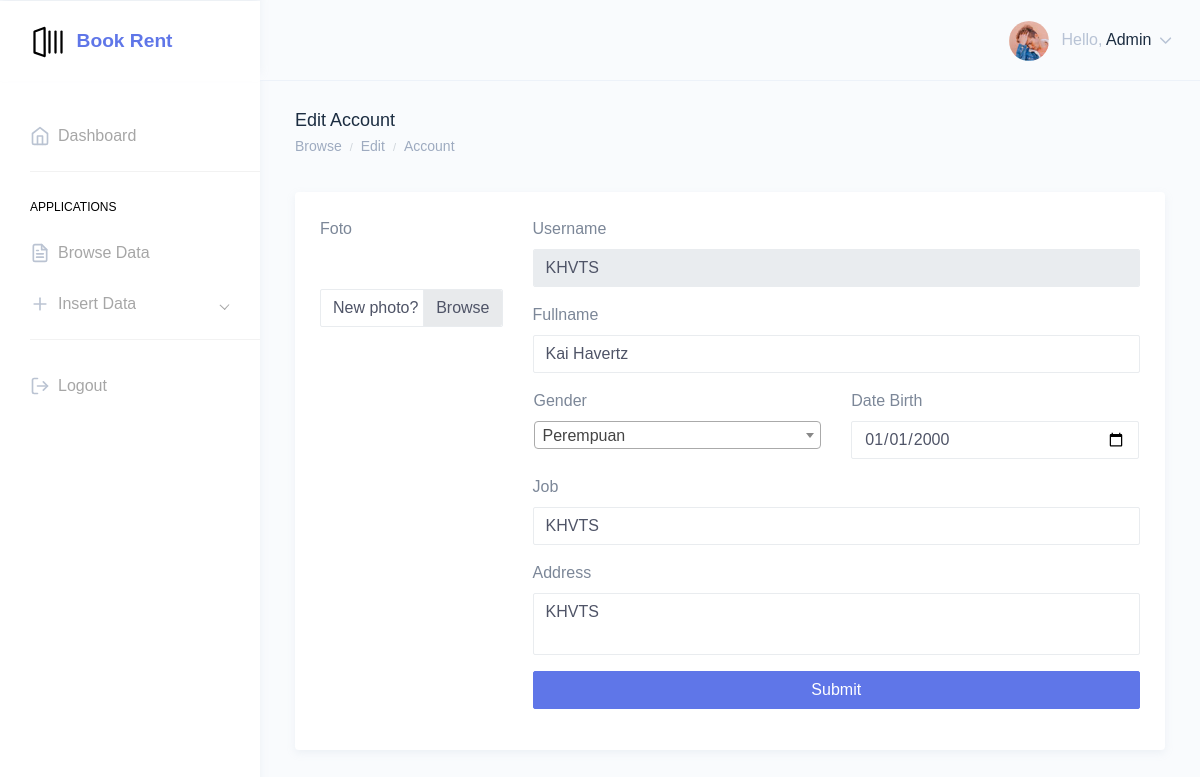
/pages/edit_account_data.php?id=KHVTS (signed in), run on the app's committed database.
### tables this page shows
CREATE TABLE `user` (
  `id` int(11) NOT NULL,
  `username` varchar(100) NOT NULL,
  `password` varchar(100) NOT NULL,
  `akses_id` int(11) NOT NULL,
  `data_peminjam_id` int(11) NOT NULL
);

CREATE TABLE `data_peminjam` (
  `id` int(11) NOT NULL,
  `kode_peminjam` varchar(20) NOT NULL,
  `nama_peminjam` varchar(100) NOT NULL,
  `jenis_kelamin` enum('P','L') NOT NULL,
  `tanggal_lahir` date NOT NULL,
  `alamat` varchar(100) NOT NULL,
  `pekerjaan` varchar(100) NOT NULL,
  `user_id` int(11) NOT NULL,
  `foto` varchar(100) NOT NULL
);

### pages/config.php (called while the page is built, shortened)
<?php
class database
{
  var $host     = "localhost";
  var $username = "root";
  var $password = "";
  var $database = "sewa_buku";
  var $koneksi  = "";
  function __construct()
  {
    $this->koneksi = mysqli_connect($this->host, $this->username, $this->password, $this->database);
  }
  function kode_peminjam($kode_peminjam)
  {
    $data_peminjam = mysqli_query($this->koneksi, "SELECT a.*, b.* FROM data_peminjam a INNER JOIN jenis_kelamin b ON b.kode_jk = a.jenis_kelamin WHERE a.kode_peminjam='$kode_peminjam'");
    while ($row_peminjam = mysqli_fetch_assoc($data_peminjam)) {
      $hasil_peminjam[] = $row_peminjam;
    }
    return $hasil_peminjam;
  }
  function login($username)
  {
    $data = mysqli_query($this->koneksi, "SELECT * FROM user WHERE username = '$username'");
    if (mysqli_num_rows($data) == 0) {
      echo "<b>Data user tidak ada</b>";
      $hasil = [];
      header("Location: login.php");
    } else {
      while ($row = mysqli_fetch_array($data)) {
        $hasil[] = $row;
      }
    }
    return $hasil;
  }
}

### pages/edit_account_data.php (the view, shortened to what this page needs)
<?php
$username = $_SESSION['username'];
include 'config.php';
$db = new database();
foreach ($db->login($username) as $x) {
  $akses_id = $x['akses_id'];
  if ($akses_id == '1') {
?>
    <!DOCTYPE html>
    <html dir="ltr" lang="en">
    <head>
      <link href="../dist/css/style.min.css" rel="stylesheet">
      <link rel="stylesheet" href="../assets/extra-libs/select2/css/select2.min.css">
      <link rel="stylesheet" href="../assets/extra-libs/select2-bootstrap4.min.css">
    </head>
    <body>
      <?php
      if (isset($_GET['id'])) {
        $kode_peminjam = $_GET['id'];
        $data_peminjam = $db->kode_peminjam($kode_peminjam);
      } else {
        header('Location: browse_data.php');
      }
      ?>
      <div id="main-wrapper" data-theme="light" data-layout="vertical" data-navbarbg="skin6" data-sidebartype="full" data-sidebar-position="fixed" data-header-position="fixed" data-boxed-layout="full">
        <header class="topbar" data-navbarbg="skin6">
          <nav class="navbar top-navbar navbar-expand-md">
            <div class="navbar-header" data-logobg="skin6">
              <div class="navbar-brand">
                <a href="../admin_menu.php">
                  <b class="logo-icon">
                  </b>
                  <span class="logo-text">
                    <span class="font-weight-bold" style="background: linear-gradient(to right, rgb(95, 118, 232) 0%, rgb(95, 118, 232) 100%);-webkit-background-clip: text;-webkit-text-fill-color: transparent;font-size: 1.2rem;">Book Rent</span>
                  </span>
                </a>
              </div>
            </div>
            <div class="navbar-collapse collapse" id="navbarSupportedContent">
              <ul class="navbar-nav float-right">
                <li class="nav-item dropdown">
                  <a class="nav-link dropdown-toggle" href="javascript:void(0)" data-toggle="dropdown" aria-haspopup="true" aria-expanded="false">
                    <img src="../assets/images/users/profile-pic.jpg" alt="user" class="rounded-circle" width="40">
                    <span class="ml-2 d-none d-lg-inline-block"><span>Hello,</span> <span class="text-dark">Admin</span> <i data-feather="chevron-down" class="svg-icon"></i></span>
                  </a>
                </li>
              </ul>
            </div>
          </nav>
        </header>
        <aside class="left-sidebar" data-sidebarbg="skin6">
          <div class="scroll-sidebar" data-sidebarbg="skin6">
            <nav class="sidebar-nav">
              <ul id="sidebarnav">
                <li class="sidebar-item"> <a class="sidebar-link sidebar-link" href="../admin_menu.php" aria-expanded="false"><i data-feather="home" class="feather-icon"></i><span class="hide-menu">Dashboard</span></a></li>
                <li class="list-divider"></li>
                <li class="nav-small-cap"><span class="hide-menu">Applications</span></li>
                <li class="sidebar-item"><a class="sidebar-link sidebar-link" href="browse_data.php" aria-expanded="false"><i data-feather="file-text" class="feather-icon"></i><span class="hide-menu">Browse Data</span></a></li>
                <li class="sidebar-item"><a class="sidebar-link has-arrow" href="javascript:void(0)" aria-expanded="false"><i data-feather="plus" class="feather-icon"></i><span class="hide-menu">Insert Data</span></a>
                </li>
                <li class="list-divider"></li>
                <li class="sidebar-item"><a class="sidebar-link sidebar-link" href="logout.php" aria-expanded="false"><i data-feather="log-out" class="feather-icon"></i><span class="hide-menu">Logout</span></a></li>
              </ul>
            </nav>
          </div>
        </aside>
        <div class="page-wrapper">
          <div class="page-breadcrumb">
            <div class="row">
              <div class="col-7 align-self-center">
                <h4 class="page-title text-truncate text-dark font-weight-medium mb-1">Edit Account</h4>
                <div class="d-flex align-items-center">
                  <nav aria-label="breadcrumb">
                    <ol class="breadcrumb m-0 p-0">
                      <li class="breadcrumb-item"><a href="browse_data.php" class="text-muted">Browse</a></li>
                      <li class="breadcrumb-item text-muted active" aria-current="page">Edit</li>
                      <li class="breadcrumb-item text-muted active" aria-current="page">Account</li>
                    </ol>
                  </nav>
                </div>
              </div>
            </div>
          </div>
          <div class="container-fluid">
            <div class="col-sm-12 col-md-12 col-lg-12 px-0">
              <div class="card">
                <div class="card-body">
                  <form class="row g-3" action="simpan_data_peminjam.php" method="post" enctype="multipart/form-data">
                    <div class="col-md-3 mb-4 px-0">
                      <div class="col-md-12">
                        <div class="form-group">
                          <label for="kode_penerbit">Foto</label>
                          <div class="custom-file">
                            <?php
                            if (empty($data_peminjam[0]['foto'])) {
                            ?>
                              <input type="file" class="custom-file-input" id="foto_peminjam" name="foto_peminjam">
                              <label class="custom-file-label" for="foto_peminjam">No photo yet.</label>
                            <?php
                            } else {
                            ?>
                              <div class="col-md-12 px-0">
                              </div>
                              <div class="col-md-12 mt-3">
                                <label class="custom-file-label" for="foto_peminjam">New photo?</label>
                              </div>
                            <?php
                            }
                            ?>
                          </div>
                        </div>
                      </div>
                    </div>
                    <div class="col-md-9 px-0">
                      <div class="col-md-12">
                        <div class="form-group">
                          <label for="kode_peminjam" class="form-label">Username</label>
                          <input type="text" class="form-control" id="kode_peminjam" name="kode_peminjam" maxlength="8" value="<?php echo $data_peminjam[0]['kode_peminjam']; ?>" disabled>
                        </div>
                      </div>
                      <div class="col-md-12">
                        <div class="form-group">
                          <label for="nama_peminjam" class="form-label">Fullname</label>
                          <input type="text" class="form-control" id="nama_peminjam" name="nama_peminjam" placeholder="<?php echo $data_peminjam[0]['nama_peminjam']; ?>" value="<?php echo $data_peminjam[0]['nama_peminjam']; ?>" required>
                        </div>
                      </div>
                      <div class="row px-3">
                        <div class="col-md-6">
                          <div class="form-group">
                            <label for="jenis_kelamin">Gender</label>
                          </div>
                        </div>
                        <div class="col-md-6">
                          <div class="form-group">
                            <label for="tanggal_lahir">Date Birth</label>
                            <input type="date" class="form-control" id="tanggal_lahir" name="tanggal_lahir" value="<?php echo $data_peminjam[0]['tanggal_lahir']; ?>">
                          </div>
                        </div>
                      </div>
                      <div class=" col-md-12">
                        <div class="form-group">
                          <label for="pekerjaan" class="form-label">Job</label>
                          <input type="text" class="form-control" id="pekerjaan" name="pekerjaan" placeholder="<?php echo $data_peminjam[0]['pekerjaan']; ?>" value="<?php echo $data_peminjam[0]['pekerjaan']; ?>">
                        </div>
                      </div>
                      <div class="col-md-12">
                        <div class="form-group">
                          <label for="alamat">Address</label>
                          <textarea class="form-control" id="alamat" name="alamat" rows="2" placeholder="Text Here..." style="resize: none;"><?php echo $data_peminjam[0]['alamat']; ?></textarea>
                        </div>
                      </div>
                      <div class="col-md-12">
                        <div class="form-group">
                          <button class="btn btn-primary w-100" type="submit">Submit</button>
                        </div>
                      </div>
                    </div>
                  </form>
                </div>
              </div>
            </div>
          </div>
    </body>
    </html>
<?php
  } else {
    header("Location: login.php");
  }
}
?>

### data on the page
user: akses_id 1 (drawn), kode_peminjam "KHVTS", nama_peminjam "Kai Havertz", tanggal_lahir "01/01/2000", pekerjaan "KHVTS", alamat "KHVTS"
